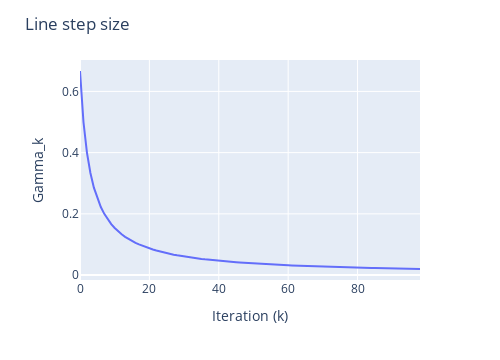

Notebook code cell kept with this figure:
### Code cell
import plotly.express as px

fig = px.line([2/(k + 2) for k in np.arange(1, 100)])

fig.update_layout(
    width=500,
    title="Line step size",
    xaxis_title="Iteration (k)",
    yaxis_title="Gamma_k",
    showlegend=
)

fig.show()

### Figure 1 — Plotly figure (JSON) as saved in the notebook; plotly's stock layout.template omitted (floating-point values rounded to 4 significant figures)
{"data": [{"hovertemplate": "variable=0<br>index=%{x}<br>value=%{y}<extra></extra>", "legendgroup": "0", "line": {"color": "#636efa", "dash": "solid"}, "marker": {"symbol": "circle"}, "mode": "lines", "name": "0", "orientation": "v", "showlegend": true, "type": "scatter", "x": [0, 1, 2, 3, 4, 5, 6, 7, 8, 9, 10, 11, 12, 13, 14, 15, 16, 17, 18, 19, 20, 21, 22, 23, 24, 25, 26, 27, 28, 29, 30, 31, 32, 33, 34, 35, 36, 37, 38, 39, 40, 41, 42, 43, 44, 45, 46, 47, 48, 49, 50, 51, 52, 53, 54, 55, 56, 57, 58, 59, 60, 61, 62, 63, 64, 65, 66, 67, 68, 69, 70, 71, 72, 73, 74, 75, 76, 77, 78, 79, 80, 81, 82, 83, 84, 85, 86, 87, 88, 89, 90, 91, 92, 93, 94, 95, 96, 97, 98], "xaxis": "x", "y": [0.6667, 0.5, 0.4, 0.3333, 0.2857, 0.25, 0.2222, 0.2, 0.1818, 0.1667, 0.1538, 0.1429, 0.1333, 0.125, 0.1176, 0.1111, 0.1053, 0.1, 0.09524, 0.09091, 0.08696, 0.08333, 0.08, 0.07692, 0.07407, 0.07143, 0.06897, 0.06667, 0.06452, 0.0625, 0.06061, 0.05882, 0.05714, 0.05556, 0.05405, 0.05263, 0.05128, 0.05, 0.04878, 0.04762, 0.04651, 0.04545, 0.04444, 0.04348, 0.04255, 0.04167, 0.04082, 0.04, 0.03922, 0.03846, 0.03774, 0.03704, 0.03636, 0.03571, 0.03509, 0.03448, 0.0339, 0.03333, 0.03279, 0.03226, 0.03175, 0.03125, 0.03077, 0.0303, 0.02985, 0.02941, 0.02899, 0.02857, 0.02817, 0.02778, 0.0274, 0.02703, 0.02667, 0.02632, 0.02597, 0.02564, 0.02532, 0.025, 0.02469, 0.02439, 0.0241, 0.02381, 0.02353, 0.02326, 0.02299, 0.02273, 0.02247, 0.02222, 0.02198, 0.02174, 0.02151, 0.02128, 0.02105, 0.02083, 0.02062, 0.02041, 0.0202, 0.02, 0.0198], "yaxis": "y"}], "layout": {"height": 360, "legend": {"title": {"text": "variable"}, "tracegroupgap": 0}, "margin": {"t": 60}, "showlegend": false, "title": {"text": "Line step size"}, "width": 500, "xaxis": {"anchor": "y", "autorange": true, "domain": [0, 1], "range": [0, 98], "title": {"text": "Iteration (k)"}, "type": "linear"}, "yaxis": {"anchor": "x", "autorange": true, "domain": [0, 1], "range": [-0.01613, 0.7026], "title": {"text": "Gamma_k"}, "type": "linear"}}}
